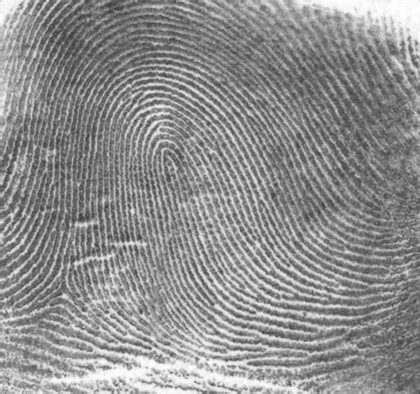
%> input picture filtering_in_frequency_domain/10_high_pass filter and thresholding on a thumb print/Fig0457(a)(thumb_print).tif, 420 x 394 px, shrunk from 1026 x 962 before the run
$ octave high_pass_filter_thresholding_thumb_print.m   (GNU Octave 9; MATLAB toolbox functions it lacks are replaced by stand-ins)
%> lines starting %> are read from the running program, lines starting %| are printed output that depends on the picture; in (x1, y1, x2, y2) boxes, pixels count from 0 and x2, y2 are one past the last pixel; in counts of white or black regions, pixels touching at a corner belong together; the program's own positions count from 1
%high-pass filter and thresholding on a thumb print.
f=imread('Fig0457(a)(thumb_print).tif');
%> f is the input picture: size 394x420 uint8; min 59, max 255, mean 142.7
[M,N]=size(f);
%> M = 394; N = 420
F=fft2(f,2*M,2*N);

%meshgrid


u=0:2*M-1;
%> u = 788 values from 0 to 787
v=0:2*N-1;
%> v = 840 values from 0 to 839


idu=find(u>M);
%> idu = 393 values from 396 to 788
idv=find(v>N);
%> idv = 419 values from 422 to 840

u(idu)=u(idu)-(2*M);
v(idv)=v(idv)-(2*N);

[V,U]=meshgrid(v,u);

D=hypot(U,V);

%filtro butterworth
n=4;
D0=50;
H=1./(1+(D0./D).^(2*n));

%filtering
G=H.*F;
g=ifft2(G);
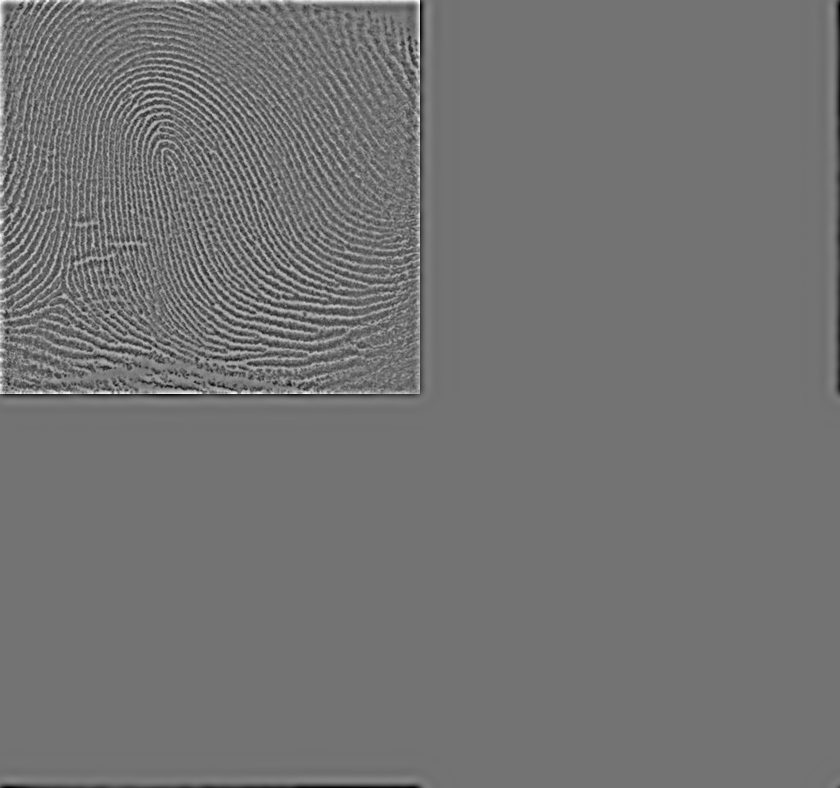
%> g: size 788x840 double; min -118.9, max 144.5, mean 0; drawn with min black and max white
g=g(1:M,1:N);
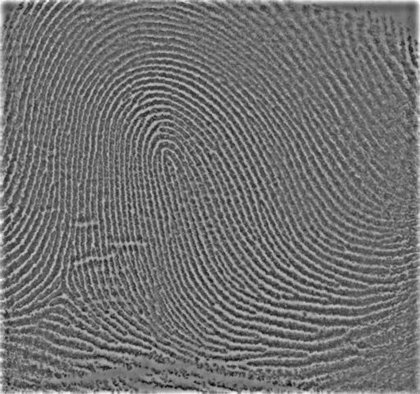
%> g: size 394x420 double; min -112.4, max 144.5, mean 1.4; drawn with min black and max white
gl=g;

%image stretching

for i=1:1:M
    for j=1:1:N
        if gl(i,j)>=0
            gl(i,j)=1;
        else gl(i,j)=0;
        end
    end
end
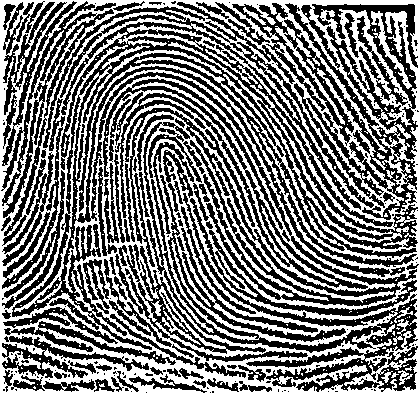
%> gl: size 394x420 double; values 0 (black) and 1 (white), 47.3% white; 274 white regions (257 under 20 px), largest, box (x1, y1, x2, y2) and area: (0, 0, 420, 394) 74275, (168, 42, 409, 243) 1661, (371, 11, 412, 89) 499

 imshow(g,[]);
 figure,
 imshow(gl,[]);
